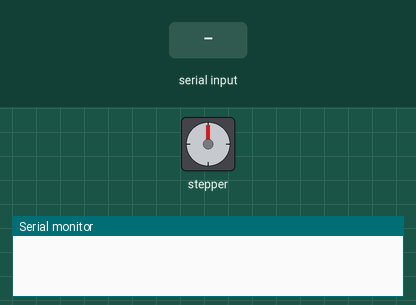
Simulated run of this sketch. Board: Arduino Uno, built with avr-gcc and run on an emulated ATmega328P. Parts: stepper motor, the last lines printed to the serial monitor. The test bench sets the inputs (shaded band). Stepper angles assume 200 steps per turn.

Above: at 0.1 s.
At 4.2 s:
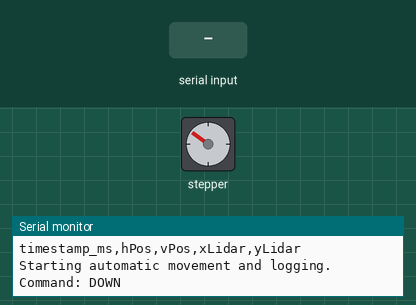
4.3 s: "stop\n" received over Serial
At 4.9 s:
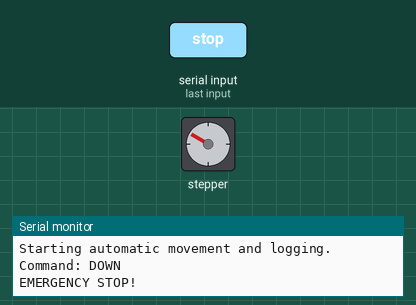
Timing chart, 0 to 7.3 s (numbered marks = the images above; inputs shaded):
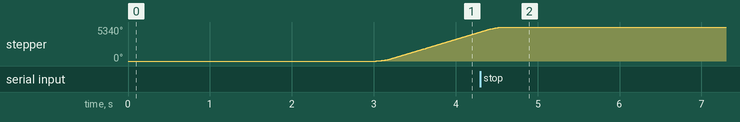

The sketch:

runtest.ino
```cpp
#include <AccelStepper.h>
#include <SoftwareSerial.h>
#include "Movement.h"

// Define pins
#define Y_STEP_PIN 6    // Vertical
#define Y_DIR_PIN 7
#define X_STEP_PIN 9    // Horizontal
#define X_DIR_PIN 8

#define YLIDAR_RX_PIN 2
#define YLIDAR_TX_PIN 3
#define XLIDAR_RX_PIN 4
#define XLIDAR_TX_PIN 5

// Create objects
AccelStepper stepperY(AccelStepper::DRIVER, Y_STEP_PIN, Y_DIR_PIN);
AccelStepper stepperX(AccelStepper::DRIVER, X_STEP_PIN, X_DIR_PIN);
Movement movement;

SoftwareSerial yLidarSerial(YLIDAR_RX_PIN, YLIDAR_TX_PIN);
SoftwareSerial xLidarSerial(XLIDAR_RX_PIN, XLIDAR_TX_PIN);

// Define global variables
long deltaSteps = 500L;
uint16_t xLidarDistance = 0, yLidarDistance = 0;
unsigned int lastSensorRead = 0;
const unsigned int sensorInterval = 100;

bool loggingActive = false;
bool autoRunning = false;

void setup() {
  Serial.begin(9600);
  yLidarSerial.begin(9600);
  xLidarSerial.begin(9600);
  stepperY.setMaxSpeed(1000);
  stepperY.setAcceleration(500);
  stepperX.setMaxSpeed(1000);
  stepperX.setAcceleration(500);
  stepperY.setCurrentPosition(0);
  stepperX.setCurrentPosition(0);

  // Auto-start logging and movement
  delay(3000);
  loggingActive = true;
  autoRunning = true;
  Serial.println("timestamp_ms,hPos,vPos,xLidar,yLidar");
  Serial.println("Starting automatic movement and logging.");
}

void loop() {
    // Emergency stop check
    if (Serial.available()) {
        String cmd = Serial.readStringUntil('\n');
        cmd.trim(); cmd.toLowerCase();
        if (cmd == "stop") {
            stepperY.stop();
            stepperX.stop();
            autoRunning = false;
            loggingActive = false;
            Serial.println("EMERGENCY STOP!");
        }
    }

    // Run steppers
    stepperY.run();
    stepperX.run();

    // Continuous movement
    static bool hasMoved = false;
    static int moveState = 0;

    if (autoRunning && !hasMoved && stepperY.distanceToGo() == 0 && stepperX.distanceToGo() == 0) {
        // 10 steps = 1.25", so 1 step = 1/8"
            switch (moveState) {
                // Left to right sweep
                case 0: movement.moveYDown(100); break;
                case 1: movement.moveXLeft(21); break;
                case 2: movement.moveYUp(100); break;
                case 3: movement.moveXLeft(21); break;
                case 4: movement.moveYDown(100); break;
                case 5: movement.moveXLeft(21); break;
                case 6: movement.moveYUp(100); break;
                case 7: movement.moveXLeft(21); break;
                case 8: movement.moveYDown(100); break;
                case 9: movement.moveXLeft(21); break;

                // Bottom to top sweep
                case 10: movement.moveYUp(20); break;
                case 11: movement.moveXRight(103); break;
                case 12: movement.moveYUp(20); break;
                case 13: movement.moveXLeft(103); break;
                case 14: movement.moveYUp(20); break;
                case 15: movement.moveXRight(103); break;
                case 16: movement.moveYUp(20); break;
                case 17: movement.moveXLeft(103); break;
                case 18: movement.moveYUp(20); break;
                case 19: movement.moveXRight(103); break;

                default:
                    hasMoved = true;
                    Serial.println("Test done");
                    return;
            }
            moveState++;
    }

}
```

Movement.h
```cpp
//
// Created by Nathan Jones on 9/9/25.
//

#ifndef ARDUINO_MOVEMENT_H
#define ARDUINO_MOVEMENT_H


class Movement {
    public:
        void moveYDown(int steps);
        void moveYUp(int steps);
        void moveXLeft(int steps);
        void moveXRight(int steps);
};


#endif //ARDUINO_MOVEMENT_H
```

movement.cpp
```cpp
//
// Created by Nathan Jones on 9/9/25.
//

#include "Movement.h"
#include <AccelStepper.h>

extern AccelStepper stepperY;
extern AccelStepper stepperX;
extern const long deltaSteps;

// Fast motion profile for snappy short moves
static inline void applyFastProfile(AccelStepper &s) {
    s.setMaxSpeed(4000);      // velocity (steps/s)
    s.setAcceleration(20000); // acceleration (steps/s^2)
}

void Movement::moveYDown(int steps)
{
    applyFastProfile(stepperY);
    long target = stepperY.currentPosition() + (long)steps * deltaSteps;
    stepperY.moveTo(target);
    Serial.println("Command: DOWN");
}

void Movement::moveYUp(int steps)
{
    applyFastProfile(stepperY);
    long target = stepperY.currentPosition() - (long)steps * deltaSteps;
    stepperY.moveTo(target);
    Serial.println("Command: UP");
}

void Movement::moveXLeft(int steps)
{
    applyFastProfile(stepperX);
    long target = stepperX.currentPosition() + (long)steps * deltaSteps;
    stepperX.moveTo(target);
    Serial.println("Command: LEFT");
}

void Movement::moveXRight(int steps)
{
    applyFastProfile(stepperX);
    long target = stepperX.currentPosition() - (long)steps * deltaSteps;
    stepperX.moveTo(target);
    Serial.println("Command: RIGHT");
}
```
